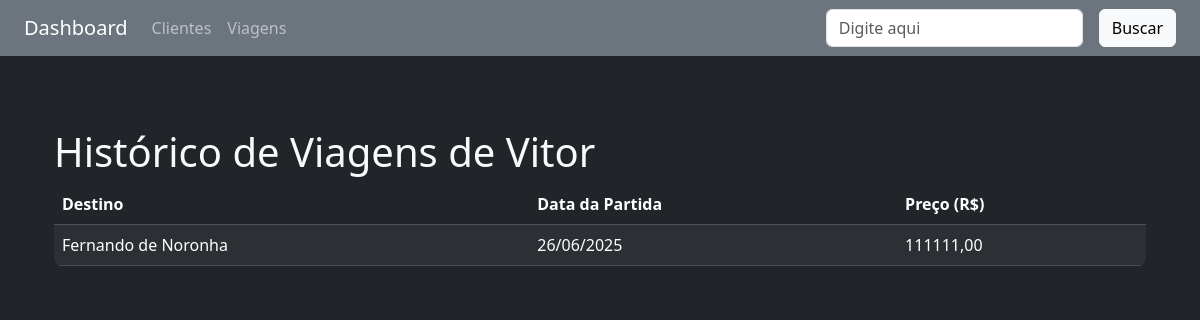
Screenshot of /clientes/viagens-por-cliente/3 with the database file from the repository.
### clientes/models.py (models this page shows, shortened)
class Cliente(models.Model):
    nome = models.CharField(max_length=150)
    data_nascimento = models.DateField()
    cpf = models.CharField(max_length=14, unique=True)
    email = models.EmailField(unique=True)

### viagens/models.py (models this page shows, shortened)
class Viagem(models.Model):
    destino = models.CharField(max_length=100)
    data_partida = models.DateField()
    preco = models.DecimalField(max_digits=8, decimal_places=2)
    clientes = models.ManyToManyField(Cliente)

### clientes/views.py (the view)
# urls.py: path("viagens-por-cliente/<int:cliente_id>", cliente_viagens, name="cliente_viagens"),
def cliente_viagens(request, cliente_id):
    cliente = get_object_or_404(Cliente, pk=cliente_id)
    viagens = cliente.viagem_set.all()
    context = {'cliente': cliente,'viagens': viagens}
    return render(request, 'clientes/viagem_por_cliente.html', context)

### clientes/templates/clientes/viagem_por_cliente.html
{% extends 'base.html' %}
{% block content %}
<div class="container-sm mt-5">
    <h2 class="h1">Histórico de Viagens de {{ cliente.nome }}</h2>
</div>
<div class="container-sm mt-2">
    <div class="bg-dark rounded-3 overflow-hidden">
        <table cellpadding="5" cellspacing="1" class="table table-dark table-striped mb-0">
            <thead>
                <tr>
                    <th>Destino</th>
                    <th>Data da Partida</th>
                    <th>Preço (R$)</th>
                </tr>
            </thead>
            <tbody>
                {% for viagem in viagens %}
                <tr>
                    <td>{{ viagem.destino }}</td>
                    <td>{{ viagem.data_partida|date:"d/m/Y" }}</td>
                    <td>{{ viagem.preco|floatformat:2 }}</td>
                </tr>
                 {% empty %}
            <tr>
                <td colspan="4">Este cliente ainda não foi incluído em nenhuma viagem.</td>
            </tr>
            {% endfor %}
            </tbody>
        </table>
        </div>
        </div>
    <br>
{% endblock %}

### rows the page displays
Cliente: nome "Vitor"
Viagem: destino "Fernando de Noronha", data_partida "26/06/2025", preco "111111,00"
